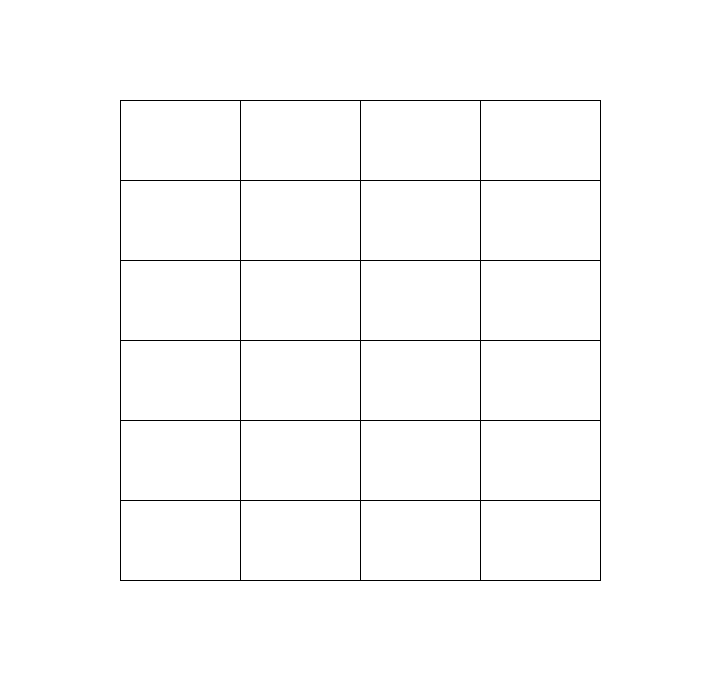
Frame 1 (no input)
Frame 2 (the mouse pressed at the canvas centre, redrawn once): identical to frame 1, image omitted

The Processing sketch that drew this single still picture (run headless with seeded random() and noise(); the mouse was pressed at the canvas centre and the sketch redrawn once):

// Processing sketch: agnes_martin_untitled_on_a_clear_day
// ── agnes_martin_untitled_on_a_clear_day.pde
int strokeColor = 0;
int boxWidth = 120;
int boxHeight = 80;
int marginLR = 120;
int marginTB = 100;
int cols = 4;
int rows = 6;

int gridWidth = cols * boxWidth;
int gridHeight = rows * boxHeight;

int canvasWidth, canvasHeight;

void setup() {
  size(800, 800);
  
  canvasWidth = gridWidth + 2 * marginLR;
  canvasHeight = gridHeight + 2 * marginTB;
  windowResize(canvasWidth, canvasHeight);
  
  strokeWeight(1);
  background(255);
  
  noLoop();
}

void draw() {
  for (int i = 0; i < cols; i++) {
    for (int j = 0; j < rows; j++) {
      int x = i * boxWidth + marginLR;
      int y = j * boxHeight + marginTB;
      
      rect(x, y, boxWidth, boxHeight);
    }
  }
}
